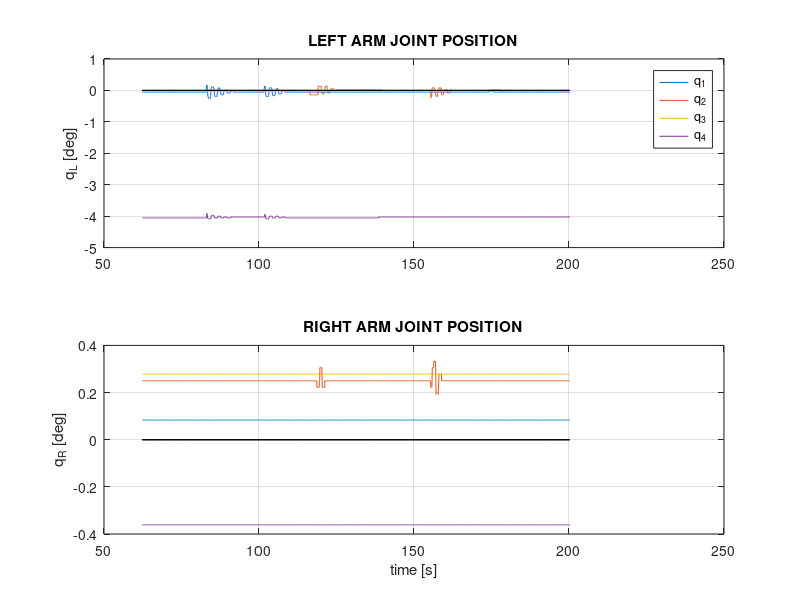
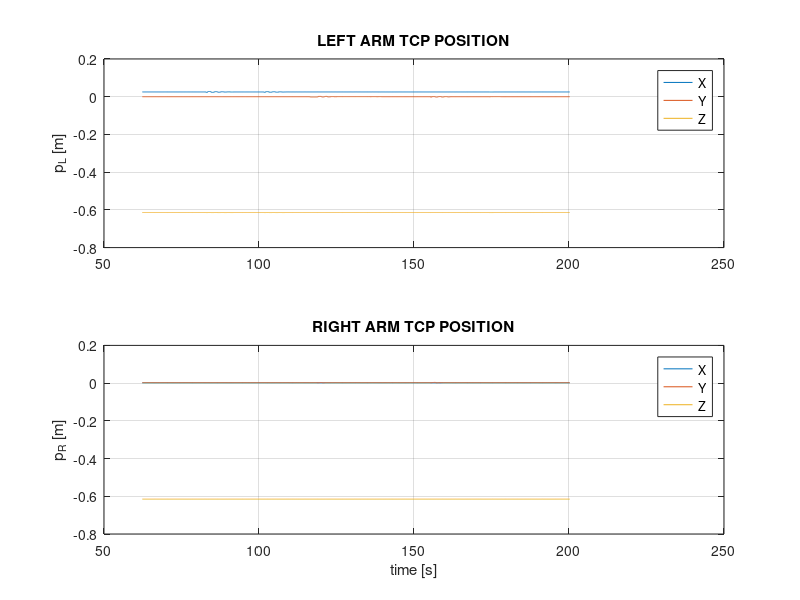
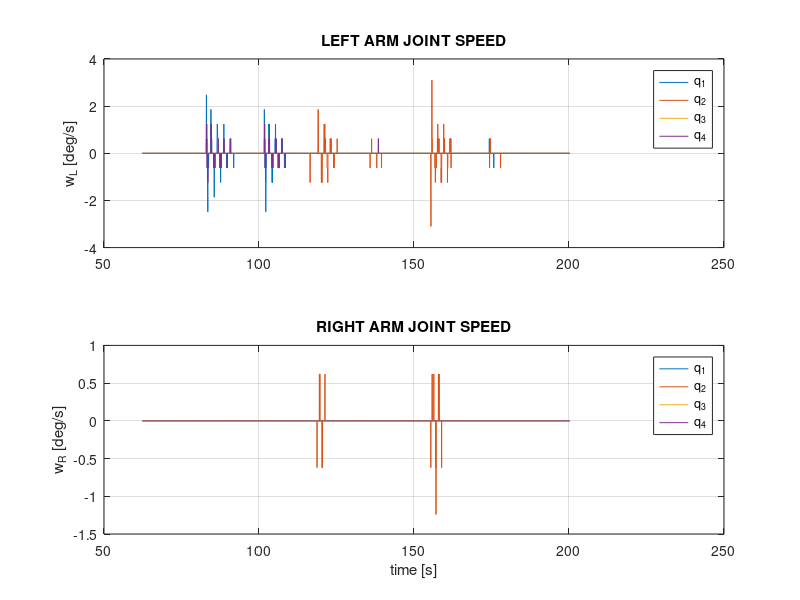
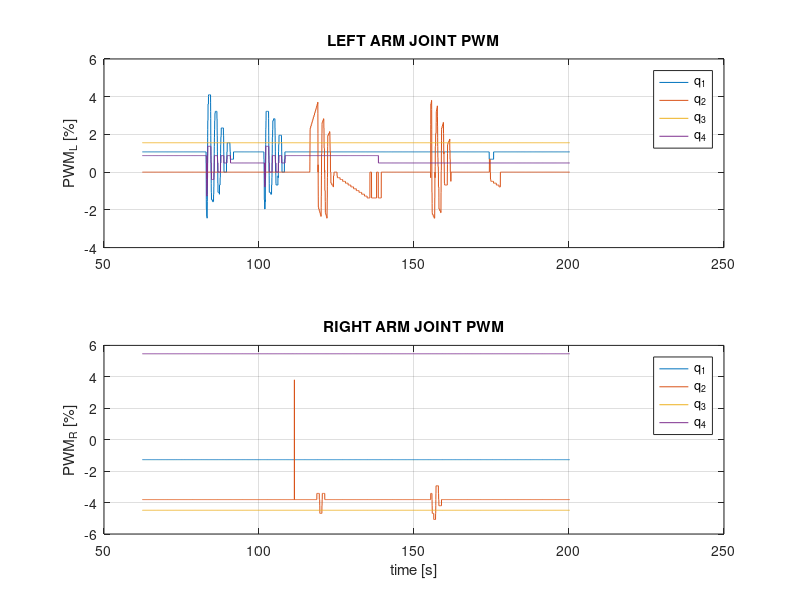

These charts were generated, in order, by the following MATLAB code: (Note: this script raises an error after producing the figures.)
data = load('LRM_Identification_2022-03-21__10h-04min.txt');

index = 1;

t = data(:,index);
index = index + 1;

qLref = data(:,index:index + 3);
index = index + 4;
qRref = data(:,index:index + 3);
index = index + 4;

qL = 180/pi*data(:,index:index + 3);
index = index + 4;
qR = 180/pi*data(:,index:index + 3);
index = index + 4;

dqLdt = data(:,index:index + 3);
index = index + 4;
dqRdt = data(:,index:index + 3);
index = index + 4;

pwmL = 100*data(:,index:index + 3);
index = index + 4;
pwmR = 100*data(:,index:index + 3);
index = index + 4;

pL = data(:,index:index + 2);
index = index + 3;
pR = data(:,index:index + 2);
index = index + 3;

gripperLState = data(:,index);
index = index + 1;
gripperRState = data(:,index);
index = index + 1;

imuRPY = data(:,index:index + 2);
index = index + 3;
imuAxyz = data(:,index:index + 2);
index = index + 3;
imuGxyz = data(:,index:index + 2);
index = index + 3;

multirotorPosition = data(:,index:index + 2);
index = index + 3;
multirotorQuaternion = data(:,index:index + 3);
index = index + 4;

dualArmPosition = data(:,index:index + 2);
index = index + 3;
dualArmQuaternion = data(:,index:index + 3);
index = index + 4;

powerLinePosition = data(:,index:index + 2);
index = index + 3;
powerLineQuaternion = data(:,index:index + 3);
index = index + 4;


%% PLOT ARMS DATA %%

figure(1)
subplot(2,1,1), plot(t, qL)
hold on
grid on
subplot(2,1,1), plot(t, qLref, 'k')
ylabel('q_L [deg]')
legend('q_1', 'q_2', 'q_3', 'q_4')
title('LEFT ARM JOINT POSITION')
subplot(2,1,2), plot(t, qR)
hold on
grid on
subplot(2,1,2), plot(t, qRref, 'k')
ylabel('q_R [deg]')
title('RIGHT ARM JOINT POSITION')
xlabel('time [s]')

figure(2)
subplot(2,1,1), plot(t, pL)
hold on
grid on
ylabel('p_L [m]')
legend('X', 'Y', 'Z')
title('LEFT ARM TCP POSITION')
subplot(2,1,2), plot(t, pR)
hold on
grid on
ylabel('p_R [m]')
legend('X', 'Y', 'Z')
title('RIGHT ARM TCP POSITION')
xlabel('time [s]')

figure(3)
subplot(2,1,1), plot(t, dqLdt)
hold on
grid on
ylabel('w_L [deg/s]')
legend('q_1', 'q_2', 'q_3', 'q_4')
title('LEFT ARM JOINT SPEED')
subplot(2,1,2), plot(t, dqRdt)
hold on
grid on
ylabel('w_R [deg/s]')
legend('q_1', 'q_2', 'q_3', 'q_4')
title('RIGHT ARM JOINT SPEED')
xlabel('time [s]')

figure(4)
subplot(2,1,1), plot(t, pwmL)
hold on
grid on
ylabel('PWM_L [%]')
legend('q_1', 'q_2', 'q_3', 'q_4')
title('LEFT ARM JOINT PWM')
subplot(2,1,2), plot(t, pwmR)
hold on
grid on
ylabel('PWM_R [%]')
legend('q_1', 'q_2', 'q_3', 'q_4')
title('RIGHT ARM JOINT PWM')
xlabel('time [s]')


%% PLOT IMU DATA %%

figure(5)
for i = 1:length(imuRPY)
     if imuRPY(i,3) < (- 300)
         imuRPY(i,3) = imuRPY(i,3) + 360;
     end
     if imuRPY(i,3) > 300
         imuRPY(i,3) = imuRPY(i,3) - 360; 
     end
     if imuRPY(i,2) < (- 300)
         imuRPY(i,2) = imuRPY(i,2) + 360;
     end
     if imuRPY(i,2) > 300
         imuRPY(i,2) = imuRPY(i,2) - 360; 
     end
     if imuRPY(i,1) < (- 300)
         imuRPY(i,1) = imuRPY(i,1) + 360;
     end
     if imuRPY(i,1) > 300
         imuRPY(i,1) = imuRPY(i,1) - 360; 
     end
end
subplot(3,1,1), plot(t, imuRPY)
hold on
grid on
title('IMU Orientation')
ylabel('orientation [deg]')
v = axis;
v(3) = -30;
v(4) = 30;
axis(v)
legend('Roll', 'Pitch', 'Yaw')
subplot(3,1,2), plot(t, imuAxyz)
hold on
grid on
title('IMU Acceleration')
ylabel('accel [m/s^2]')
v = axis;
v(3) = -2;
v(4) = 2;
axis(v)
legend('A_x', 'A_y', 'A_z')
subplot(3,1,3), plot(t, imuGxyz)
v = axis;
v(3) = -50;
v(4) = 50;
axis(v)
hold on
grid on
title('IMU Angular Speed')
ylabel('gyro [deg/s]')
legend('G_x', 'G_y', 'G_z')
xlabel('time [s]')


%% PLOT OPTI-TRACK DATA %%

% figure(6)
% subplot(2,1,1), plot(t, multirotorPosition)
% hold on
% grid on
% title('MULTIROTOR POSITION')
% legend('X', 'Y', 'Z')
% subplot(2,1,2), plot(t, 180/pi*quat2eul(multirotorQuaternion(:,1:4), 'XYZ'))
% ylabel('orientation [deg]')
% legend('X', 'Y', 'Z')
% xlabel('time [s]')

figure(7)
subplot(2,1,1), plot(t, dualArmPosition - dualArmPosition(1,1:3))
hold on
grid on
title('DUAL ARM POSITION DEVIATION')
ylabel('position [m]')
legend('X', 'Y', 'Z')
a = 180/pi*quat2eul(dualArmQuaternion(:,1:4), 'ZYX');
a(:,1:2) = a(:,1:2) * (-1);
for i = 1:length(a)
     if a(i,1) < 0
         a(i,1) = a(i,1) + 180;
     else
         a(i,1) = a(i,1) - 180;
     end
end
subplot(2,1,2), plot(t, a)
grid on
ylabel('orientation [deg]')
legend('X', 'Y', 'Z')
xlabel('time [s]')

% figure(8)
% subplot(2,1,1), plot(t, powerLinePosition)
% hold on
% grid on
% title('POWER LINE POSITION')
% legend('X', 'Y', 'Z')
% subplot(2,1,2), plot(t, 180/pi*quat2eul(powerLineQuaternion(:,1:4), 'XYZ'))
% ylabel('orientation [deg]')
% legend('X', 'Y', 'Z')
% xlabel('time [s]')
